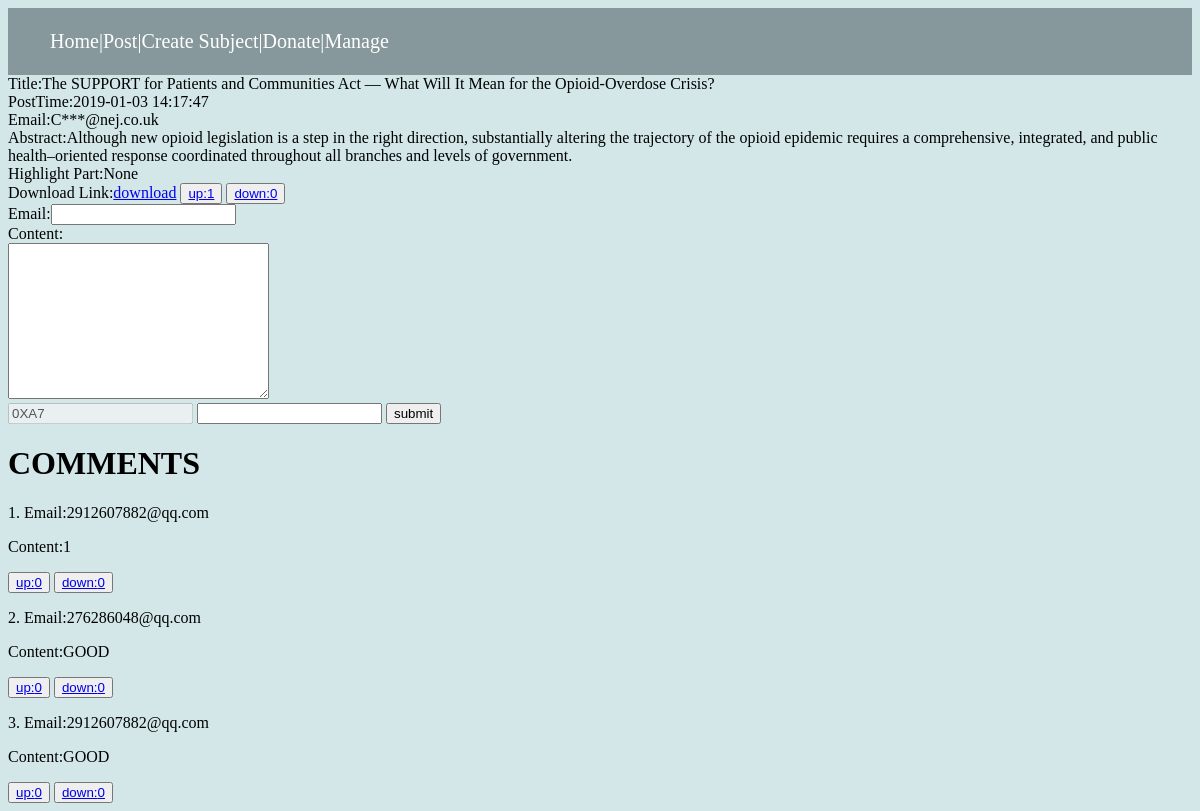
Screenshot of /article/4 with the database file from the repository.
### model.py (models this page shows, shortened)
class Article(db.Model):
    __tablename__ = 'article'
    id = db.Column(db.Integer,primary_key=True)
    title = db.Column(db.Text)
    user_id = db.Column(db.Text,db.ForeignKey('user.id'))
    subject_id = db.Column(db.Integer,db.ForeignKey('subject.id'))
    abstract = db.Column(db.Text)
    highlight_part = db.Column(db.Text)
    postTime = db.Column(db.Text)
    accessNum = db.Column(db.Integer,default=0)
    commentNum = db.Column(db.Integer,default=0)
    upvoteNum = db.Column(db.Integer,default=0)
    downvoteNum = db.Column(db.Integer,default=0)
    hided = db.Column(db.Integer,default=0)
    dl_link = db.Column(db.Text)
    comments = db.relationship('Comment')
    user = db.relationship('User', lazy='subquery')

class User(db.Model):
    __tablename__ = 'user'
    id = db.Column(db.Integer, primary_key=True)
    email = db.Column(db.Text)
    articles = db.relationship('Article')
    comments = db.relationship('Comment')

class Comment(db.Model):
    __tablename__ = 'comment'
    id = db.Column(db.Integer,primary_key=True)
    user_id = db.Column(db.Text, db.ForeignKey('user.id'))
    email = db.Column(db.Text)
    article_id = db.Column(db.Integer,db.ForeignKey('article.id'))
    content = db.Column(db.Text)
    score = 0
    postTime = db.Column(db.Text)
    accessNum = db.Column(db.Integer,default=0)
    commentNum = db.Column(db.Integer,default=0)
    upvoteNum = db.Column(db.Integer,default=0)
    downvoteNum = db.Column(db.Integer,default=0)

### app.py (the view)
@app.route('/article/<article_id>')
def article(article_id):
    article = articleService.find_by_id(article_id)
    user = userService.find_by_id(article.user_id)
    ip = ipService.find_ip_by_ip(request.remote_addr)
    aip = ipService.find_aip_both(article_id,ip.id)
    comments = commentService.find_by_articleid(article_id)
    comments.reverse()
    if aip is None:#第一次访问
        aip = ArticleIp(ip_id=ip.id,article_id=article_id,vote_state=0)
        ipService.insert(aip)
        articleService.addAccess(article)
    return render_template('article.html',article = article,user=user,comments=comments,flag=0)

### app.py (called while the page is built)
@app.before_request
def before_request():
    addr = request.remote_addr
    ip = ipService.find_ip_by_ip(addr)
    if ip is None:
        ip = IP(addr=addr, is_blocked=0)
        ipService.insert(ip)
    elif ip.is_blocked == 1:
        os.abort(403)

### services.py (called while the page is built)
    def find_by_id(self,id):
        article = Article.query.filter_by(id=id).first()
        return article

    def find_by_id(self,user_id):
        user = User.query.filter_by(id=user_id).first()
        return user

    def find_ip_by_ip(self,addr):
        ip = IP.query.filter_by(addr=addr).first()
        return ip

    def find_aip_both(self,article_id,ip_id):
        aip = ArticleIp.query.filter_by(article_id=article_id, ip_id=ip_id).first()
        return aip

    def find_by_articleid(self,article_id):
        return Comment.query.filter_by(article_id=article_id).all()

### templates/article.html (shortened to what this page needs)
{% extends "base.html" %}
{% block content %}
<div class="articlePage">
        Title:{{ article.title }}<br/>
        PostTime:{{ article.postTime }}<br/>
        Email:{{ user.email[0]+"***"+user.email[user.email.index('@'):] }}<br/>
        Abstract:{{ article.abstract }}<br/>
        Highlight Part:{{ article.highlight_part }}<br/>
        Download Link:<a href="../{{ article.dl_link }}">download</a>
        <button><a href="../upvote/{{ article.id }}">up:{{ article.upvoteNum }}</a></button>
        <button><a href="../downvote/{{ article.id }}">down:{{ article.downvoteNum }}</a></button>
 </div>
<div class="post comment" >
    <form action="/{{ article.id }}/comment" method="post"  id="form">
         Email:<input type="email" name="email" required><br/>
         Content:<br/> <textarea name="content" id="" cols="30" rows="10"></textarea><br/>
    </form>
    <input type="text" id="code" disabled>
    <input type="text" id="input">
    <button onclick="validate()">submit</button>
</div>
 <div class="comment" >
 <h1>COMMENTS</h1>
    {% for comment in comments %}
        <p>{{ loop.index }}. Email:{{ comment.email }}</p>
        <p> Content:{{ comment.content }}</p>
        <button><a href="../cupvote/{{ comment.id }}">up:{{ comment.upvoteNum }}</a></button>
        <button><a href="../cdownvote/{{ comment.id }}">down:{{ comment.downvoteNum }}</a></button>
    {% endfor %}
 </div>
{% endblock %}

### rows the page displays
Article: title "The SUPPORT for Patients and Communities Act — What Will It Mean for the Opioid-Overdose Crisis?", postTime "2019-01-03 14:17:47", abstract "Although new opioid legislation is a step in the right direction, substantially altering the trajectory of the opioid epidemic requires a comprehensive, integrated, and public health–oriented response coordinated throughout all branches and levels of government.", highlight_part "None", upvoteNum "1", downvoteNum "0"
User: email "C***@nej.co.uk"
Comment: email "2912607882@qq.com", content "1", upvoteNum "0", downvoteNum "0"
Comment: email "276286048@qq.com", content "GOOD", upvoteNum "0", downvoteNum "0"
Comment: email "2912607882@qq.com", content "GOOD", upvoteNum "0", downvoteNum "0"
